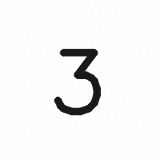
#> input picture data/samples/digit_3.png, 160 x 160 px
$ python -i preprocessing.py   (imports and definitions only)
#> lines starting #> are read from the running program, lines starting #| are printed output that depends on the picture; after the words box and inside, x2 and y2 are one past the last pixel; in counts of white or black regions, pixels touching at a corner belong together
### config.py
"""
DigitSense: Configuration Module
Defines directory paths, hyperparameters, dataset mappings, and hardware settings.
"""

from pathlib import Path
import torch

# Base Directory Paths
PROJECT_ROOT = Path(__file__).resolve().parent
DATA_DIR = PROJECT_ROOT / "data"
RAW_DATA_DIR = DATA_DIR / "raw"
PROCESSED_DATA_DIR = DATA_DIR / "processed"

MODELS_DIR = PROJECT_ROOT / "models"
CHECKPOINTS_DIR = MODELS_DIR / "checkpoints"

REPORTS_DIR = PROJECT_ROOT / "reports"
RESULTS_DIR = REPORTS_DIR / "results"

# Ensure runtime directories exist
for path in [RAW_DATA_DIR, PROCESSED_DATA_DIR, CHECKPOINTS_DIR, RESULTS_DIR]:
    path.mkdir(parents=True, exist_ok=True)

# Hardware & Compute Configuration
DEVICE = torch.device("cuda" if torch.cuda.is_available() else "cpu")
DEVICE_NAME = torch.cuda.get_device_name(0) if torch.cuda.is_available() else "CPU"
RANDOM_SEED = 42

# Image Processing Standards
IMAGE_SIZE = (28, 28)
POLARITY_STROKE = 255  # White ink on black background (standard MNIST/EMNIST representation)
POLARITY_BACKGROUND = 0
GAUSSIAN_BLUR_KERNEL = (3, 3)

# Segmentation Defaults
SEGMENTATION_MIN_AREA = 25  # Minimum contour area in pixels to ignore noise dots
SEGMENTATION_MAX_AREA_RATIO = 0.95  # Ignore bounding boxes encompassing the full image border
SEGMENTATION_PADDING = 4  # Pixel padding around cropped character bounding boxes

# Dataset Class Mappings
MNIST_CLASSES = [str(i) for i in range(10)]

# EMNIST Balanced Split: 47 classes (0-9, 10-35: A-Z, 36-46: distinctive lowercase letters)
# Note: EMNIST merges uppercase/lowercase for letters with identical shapes (C, I, J, K, L, M, O, P, S, U, V, W, X, Y, Z).
# The 11 lowercase classes that remain distinct are: a, b, d, e, f, g, h, n, q, r, t
EMNIST_BALANCED_CLASSES = [
    # 0-9: Digits
    '0', '1', '2', '3', '4', '5', '6', '7', '8', '9',
    # 10-35: Uppercase Letters (A-Z)
    'A', 'B', 'C', 'D', 'E', 'F', 'G', 'H', 'I', 'J', 'K', 'L', 'M',
    'N', 'O', 'P', 'Q', 'R', 'S', 'T', 'U', 'V', 'W', 'X', 'Y', 'Z',
    # 36-46: Distinctive Lowercase Letters
    'a', 'b', 'd', 'e', 'f', 'g', 'h', 'n', 'q', 'r', 't'
]

# EMNIST Letters Split: 26 classes (1-26 in dataset mapped to 0-25 indexing for A-Z)
EMNIST_LETTERS_CLASSES = [chr(ord('A') + i) for i in range(26)]

# Model Checkpoint Filenames
CHECKPOINT_CNN_MNIST = CHECKPOINTS_DIR / "cnn_mnist.pt"
CHECKPOINT_CNN_EMNIST = CHECKPOINTS_DIR / "cnn_emnist_balanced.pt"
CHECKPOINT_CLASSICAL_MNIST = CHECKPOINTS_DIR / "classical_mnist.joblib"
CHECKPOINT_CLASSICAL_EMNIST = CHECKPOINTS_DIR / "classical_emnist.joblib"

# Evaluation Results Filenames
RESULTS_CNN_MNIST = RESULTS_DIR / "metrics_cnn_mnist.json"
RESULTS_CNN_EMNIST = RESULTS_DIR / "metrics_cnn_emnist_balanced.json"
RESULTS_CLASSICAL_MNIST = RESULTS_DIR / "metrics_classical_mnist.json"
RESULTS_CLASSICAL_EMNIST = RESULTS_DIR / "metrics_classical_emnist.json"

# Training Hyperparameters
CNN_BATCH_SIZE = 128
CNN_LEARNING_RATE = 1e-3
CNN_EPOCHS = 12
CNN_WEIGHT_DECAY = 1e-4
CNN_PATIENCE = 3

# Classical HOG Configuration
HOG_ORIENTATIONS = 9
HOG_PIXELS_PER_CELL = (4, 4)
HOG_CELLS_PER_BLOCK = (2, 2)

# Confidence & Calibration Settings
LOW_CONFIDENCE_THRESHOLD = 0.60
TOP_K_DEFAULT = 5

### src/preprocessing.py
"""
DigitSense: Image Preprocessing Module
Implements robust loading, color conversion, polarity detection, noise reduction,
Otsu/adaptive binarization, aspect-ratio-preserving resize, and centering.
"""

from typing import Union, Tuple, Dict, Any, Optional
import io
from pathlib import Path
import cv2
import numpy as np
from PIL import Image
import torch

from config import IMAGE_SIZE, GAUSSIAN_BLUR_KERNEL


def load_image(image_input: Union[str, Path, bytes, np.ndarray, Image.Image, Any]) -> np.ndarray:
    """
    Load and validate an image from various input types.
    Returns:
        np.ndarray: BGR or Grayscale uint8 image.
    Raises:
        ValueError: If input format is invalid or image cannot be decoded.
    """
    if image_input is None:
        raise ValueError("Image input cannot be None.")

    # Streamlit UploadedFile or file-like object with .read()
    if hasattr(image_input, "read"):
        file_bytes = image_input.read()
        if len(file_bytes) == 0:
            raise ValueError("Uploaded file buffer is empty.")
        nparr = np.frombuffer(file_bytes, np.uint8)
        img = cv2.imdecode(nparr, cv2.IMREAD_UNCHANGED)
        if img is None:
            raise ValueError("Failed to decode image from file buffer.")
        return img

    # Raw bytes
    if isinstance(image_input, (bytes, bytearray)):
        if len(image_input) == 0:
            raise ValueError("Byte buffer is empty.")
        nparr = np.frombuffer(image_input, np.uint8)
        img = cv2.imdecode(nparr, cv2.IMREAD_UNCHANGED)
        if img is None:
            raise ValueError("Failed to decode image from raw bytes.")
        return img

    # File path
    if isinstance(image_input, (str, Path)):
        path = Path(image_input)
        if not path.exists():
            raise FileNotFoundError(f"Image file does not exist: {path}")
        img = cv2.imread(str(path), cv2.IMREAD_UNCHANGED)
        if img is None:
            raise ValueError(f"Failed to read image from path: {path}")
        return img

    # PIL Image
    if isinstance(image_input, Image.Image):
        return np.array(image_input)

    # NumPy Array
    if isinstance(image_input, np.ndarray):
        if image_input.size == 0:
            raise ValueError("NumPy array is empty.")
        return image_input.copy()

    raise ValueError(f"Unsupported image input type: {type(image_input)}")


def to_grayscale(img: np.ndarray) -> np.ndarray:
    """
    Convert an image (BGR, RGB, RGBA, BGRA, or Gray) to single-channel uint8 grayscale.
    """
    if img is None or img.size == 0:
        raise ValueError("Cannot convert empty image to grayscale.")

    if len(img.shape) == 2:
        return img.astype(np.uint8)

    if len(img.shape) == 3:
        channels = img.shape[2]
        if channels == 1:
            return img[:, :, 0].astype(np.uint8)
        elif channels == 3:
            # Handle standard BGR / RGB
            return cv2.cvtColor(img, cv2.COLOR_BGR2GRAY)
        elif channels == 4:
            # Handle alpha channel (common in drawing canvases and PNGs)
            # If transparent background is present, blend against white background
            alpha = img[:, :, 3] / 255.0
            bgr = img[:, :, :3]
            white_bg = np.ones_like(bgr, dtype=np.float32) * 255.0
            blended = (alpha[:, :, None] * bgr.astype(np.float32) + (1.0 - alpha[:, :, None]) * white_bg).astype(np.uint8)
            return cv2.cvtColor(blended, cv2.COLOR_BGR2GRAY)

    raise ValueError(f"Unexpected image shape for grayscale conversion: {img.shape}")


# [16 lines left out: function enhance_contrast, not called in this run]


def detect_polarity(gray_img: np.ndarray) -> str:
    """
    Detect whether the background is light (dark text on white) or dark (white text on black).
    Sample the perimeter border pixels to estimate the dominant background intensity.
    Returns:
        'light_bg': White/light background with dark strokes.
        'dark_bg': Black/dark background with light strokes.
    """
    h, w = gray_img.shape
    border_pixels = np.concatenate([
        gray_img[0, :],         # top row
        gray_img[-1, :],        # bottom row
        gray_img[:, 0],         # left col
        gray_img[:, -1]         # right col
    ])
    median_border = np.median(border_pixels)
    if median_border > 127:
        return "light_bg"
    return "dark_bg"


def normalize_polarity(gray_img: np.ndarray, target: str = "white_on_black") -> np.ndarray:
    """
    Ensure the strokes match the standard MNIST/EMNIST representation:
    target="white_on_black" (bright character strokes = 255, dark background = 0).
    """
    polarity = detect_polarity(gray_img)
    if target == "white_on_black":
        if polarity == "light_bg":
            # Invert: white background (255) becomes 0, dark stroke becomes bright
            return cv2.bitwise_not(gray_img)
        return gray_img
    else:  # black_on_white
        if polarity == "dark_bg":
            return cv2.bitwise_not(gray_img)
        return gray_img


def denoise(gray_img: np.ndarray, method: str = "gaussian", ksize: int = 3) -> np.ndarray:
    """
    Apply noise reduction to grayscale image.
    Options: 'gaussian', 'median', 'bilateral', 'none'
    """
    if method == "none" or ksize <= 1:
        return gray_img.copy()

    ksize = ksize if ksize % 2 == 1 else ksize + 1  # ensure odd kernel

    if method == "gaussian":
        return cv2.GaussianBlur(gray_img, (ksize, ksize), 0)
    elif method == "median":
        return cv2.medianBlur(gray_img, ksize)
    elif method == "bilateral":
        return cv2.bilateralFilter(gray_img, d=ksize, sigmaColor=75, sigmaSpace=75)
    return gray_img


# [65 lines left out: functions normalize_illumination, binarize_sauvola, not called in this run]


def binarize(
    gray_img: np.ndarray,
    method: str = "otsu",
    fixed_thresh: int = 127,
    sauvola_window: int = 25,
    sauvola_k: float = 0.2
) -> np.ndarray:
    """
    Binarize grayscale image to binary (values 0 and 255).
    Assumes polarity is white strokes on black background.
    Methods: 'otsu', 'adaptive', 'sauvola', 'fixed'
    """
    if method == "otsu":
        # Otsu's thresholding automatically computes optimal threshold
        _, binary = cv2.threshold(gray_img, 0, 255, cv2.THRESH_BINARY + cv2.THRESH_OTSU)
        return binary
    elif method == "adaptive":
        binary = cv2.adaptiveThreshold(
            gray_img, 255, cv2.ADAPTIVE_THRESH_GAUSSIAN_C, cv2.THRESH_BINARY, 11, 2
        )
        return binary
    elif method == "sauvola":
        return binarize_sauvola(gray_img, window_size=sauvola_window, k=sauvola_k, is_white_on_black=True)
    elif method == "fixed":
        _, binary = cv2.threshold(gray_img, fixed_thresh, 255, cv2.THRESH_BINARY)
        return binary
    raise ValueError(f"Unknown thresholding method: {method}")


def crop_to_bounding_box(
    binary_img: np.ndarray,
    pad: int = 4
) -> Tuple[np.ndarray, Optional[Tuple[int, int, int, int]]]:
    """
    Crop tightly around foreground white strokes (pixel value > 0).
    Returns cropped image and (x, y, w, h) bounding box.
    If image contains no foreground, returns original image and None.
    """
    coords = cv2.findNonZero(binary_img)
    if coords is None:
        return binary_img.copy(), None

    x, y, w, h = cv2.boundingRect(coords)
    img_h, img_w = binary_img.shape

    # Apply padding while respecting image bounds
    x_start = max(0, x - pad)
    y_start = max(0, y - pad)
    x_end = min(img_w, x + w + pad)
    y_end = min(img_h, y + h + pad)

    cropped = binary_img[y_start:y_end, x_start:x_end]
    return cropped, (x, y, w, h)


# [59 lines left out: functions center_by_center_of_mass, resize_and_pad, not called in this run]


def preprocess_image(
    image_input: Union[str, Path, bytes, np.ndarray, Image.Image, Any],
    denoise_method: str = "gaussian",
    denoise_ksize: int = 3,
    threshold_method: str = "otsu",
    fixed_thresh: int = 127,
    sauvola_window: int = 25,
    sauvola_k: float = 0.2,
    normalize_light: bool = False,
    enhance_contrast_flag: bool = False,
    pad: int = 4
) -> Tuple[np.ndarray, Dict[str, Any]]:
    """
    Full end-to-end preprocessing pipeline for a single character input.
    Returns:
        normalized_28x28 (np.ndarray): 28x28 uint8 array (strokes=255, bg=0).
        pipeline_preview (dict): dictionary of intermediate representations for inspection.
    """
    # 1. Load image
    raw = load_image(image_input)

    # 2. Convert to grayscale
    gray = to_grayscale(raw)

    # Optional CLAHE contrast enhancement for low contrast/webcam captures
    if enhance_contrast_flag:
        gray = enhance_contrast(gray)

    # Optional Illumination Normalization for camera/shadow photos
    if normalize_light:
        gray = normalize_illumination(gray)

    # 3. Detect and correct polarity (normalize to white strokes on black background)
    polarity = detect_polarity(gray)
    normalized_pol = normalize_polarity(gray, target="white_on_black")

    # 4. Noise reduction
    denoised = denoise(normalized_pol, method=denoise_method, ksize=denoise_ksize)

    # 5. Binarize
    binary = binarize(
        denoised,
        method=threshold_method,
        fixed_thresh=fixed_thresh,
        sauvola_window=sauvola_window,
        sauvola_k=sauvola_k
    )

    # 6. Crop foreground
    cropped, bbox = crop_to_bounding_box(binary, pad=pad)

    # 7. Aspect-ratio-preserving resize and center on 28x28 canvas
    normalized_28x28 = resize_and_pad(cropped, target_size=IMAGE_SIZE, fit_box_size=20, use_center_of_mass=True)

    preview = {
        "original": raw,
        "grayscale": gray,
        "polarity_detected": polarity,
        "polarity_corrected": normalized_pol,
        "denoised": denoised,
        "binary": binary,
        "cropped": cropped,
        "bbox": bbox,
        "normalized_28x28": normalized_28x28
    }

    return normalized_28x28, preview


# [11 lines that did not run here, left out]


def to_classical_features(img_28x28: np.ndarray) -> np.ndarray:
    """
    Convert 28x28 uint8 array to float32 [0.0, 1.0] for classical feature extraction.
    """
    if img_28x28.shape != (28, 28):
        raise ValueError(f"Expected image of shape (28, 28), got {img_28x28.shape}")
    return img_28x28.astype(np.float32) / 255.0

>>> import cv2
>>> picture = cv2.imread('../data/samples/digit_3.png')
#> picture is the input picture: shape (160, 160, 3); mean B, G, R 244, 244, 244
>>> result = preprocess_image(picture)
#> in detect_polarity, `border_pixels = np.concatenate([ gray_img[0, :],`: border_pixels = 640 values, max 255 at index 1, min 251 at index 46, mean 253.8
#> in detect_polarity, `median_border = np.median(border_pixels)`: median_border = 254
#> in preprocess_image, `polarity = detect_polarity(gray)`: polarity = 'light_bg'
#> in normalize_polarity, `return cv2.bitwise_not(gray_img)`:
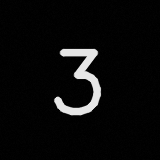
#> returned value: shape (160, 160); min 0, max 230, mean 11
#> in binarize, `_, binary = cv2.threshold(gray_img, 0, 255, cv2.THRESH_BINARY + cv2.TH..`:
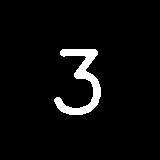
#> binary: shape (160, 160); 4.3% white; 1 white region, box (x1, y1, x2, y2) and area: (54, 49, 101, 115) 1093
#> in crop_to_bounding_box, `coords = cv2.findNonZero(binary_img)`: coords = contour of 1093 points, box (x1, y1, x2, y2) (54, 49, 101, 115), area 824
#> in crop_to_bounding_box, `x, y, w, h = cv2.boundingRect(coords)`: x = 54; y = 49; w = 47; h = 66
#> in crop_to_bounding_box, `x_start = max(0, x - pad)`: x_start = 50
#> in crop_to_bounding_box, `y_start = max(0, y - pad)`: y_start = 45
#> in crop_to_bounding_box, `x_end = min(img_w, x + w + pad)`: x_end = 105
#> in crop_to_bounding_box, `y_end = min(img_h, y + h + pad)`: y_end = 119
#> in crop_to_bounding_box, `cropped = binary_img[y_start:y_end, x_start:x_end]`:
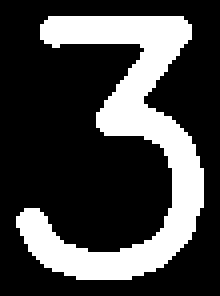
#> cropped: shape (74, 55) (shown 4 times larger); 26.9% white; 1 white region, box (x1, y1, x2, y2) and area: (4, 4, 51, 70) 1093
#> in preprocess_image, `cropped, bbox = crop_to_bounding_box(binary, pad=pad)`: bbox = (54, 49, 47, 66)
#> (the run stopped early here; a loop or call above may not have finished)

$ run again, on data/samples/digit_7.png
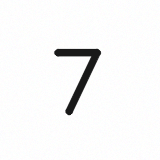
#> input picture data/samples/digit_7.png, 160 x 160 px
#> picture is the input picture: shape (160, 160, 3); mean B, G, R 246.5, 246.6, 246.6
#> border_pixels = 640 values, max 255 at index 4, min 251 at index 169, mean 253.7
#> median_border = 254
#> in preprocess_image, `polarity = detect_polarity(gray)`: polarity = 'light_bg'
#> in binarize, `_, binary = cv2.threshold(gray_img, 0, 255, cv2.THRESH_BINARY + cv2.TH..`:
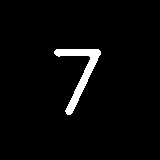
#> binary: shape (160, 160); 3.2% white; 1 white region, box (x1, y1, x2, y2) and area: (54, 49, 101, 115) 807
#> coords = contour of 807 points, box (x1, y1, x2, y2) (54, 49, 101, 115), area 1146
#> in crop_to_bounding_box, `x, y, w, h = cv2.boundingRect(coords)`: x = 54; y = 49; w = 47; h = 66
#> x_start = 50
#> y_start = 45
#> x_end = 105
#> y_end = 119
#> in crop_to_bounding_box, `cropped = binary_img[y_start:y_end, x_start:x_end]`:
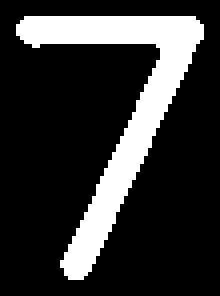
#> cropped: shape (74, 55) (shown 4 times larger); 19.8% white; 1 white region, box (x1, y1, x2, y2) and area: (4, 4, 51, 70) 807
#> bbox = (54, 49, 47, 66)
